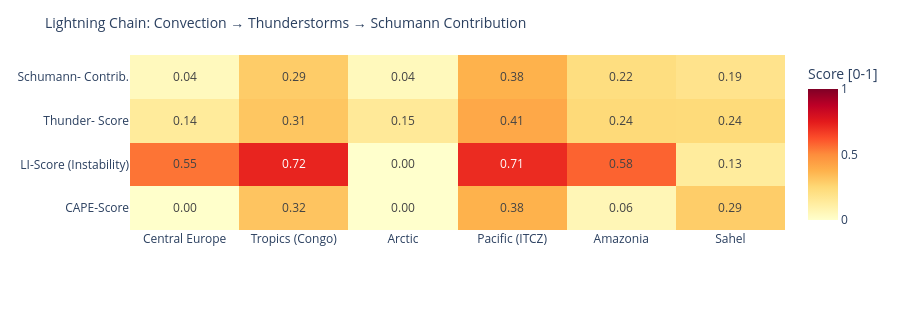

Notebook code for this chart:
### Code cell
# ============================================================
# LIGHTNING CHAIN: Convection → Thunderstorms → Schumann
# Shows the causal chain per measurement point as heatmap
# ============================================================

def cape_score(v):
    """CAPE → normalized score [0,1]"""
    if v is None or pd.isna(v): return 0.0
    return min(1.0, float(v) / 3000)

def li_score(v):
    """Lifted Index: negative = unstable → score [0,1]"""
    if v is None or pd.isna(v): return 0.3
    return min(1.0, max(0.0, (-float(v) + 6) / 12))

def cloud_score(v):
    if v is None or pd.isna(v): return 0.3
    return float(v) / 100

def thunder_score(row):
    """Kombinierter Gewitterwahrscheinlichkeits-Score
    CAPE + LI + Bedeckung + WMO-Gewitter + konvektiver Niederschlag (showers)
    Hinweis: X-Ray und Kp sind kein Bestandteil – nur geomagn./solarer Kontext.
    """
    cs = cape_score(row.get('cape'))
    ls = li_score(row.get('li'))
    cl = cloud_score(row.get('cloud'))
    t  = 1.0 if row.get('thunderstorm') else 0.0
    # Convective precipitation (showers) as additional indicator
    sh = min(1.0, (row.get('showers') or 0) / 5.0)
    return round(cs * 0.30 + ls * 0.25 + cl * 0.15 + t * 0.20 + sh * 0.10, 3)

def schumann_contribution(t_score, lat):
    """Schumann contribution: higher in tropics (±30°), scaled by thunderstorm score"""
    lat_weight = max(0.3, 1.0 - abs(lat) / 60)
    return round(t_score * lat_weight, 3)

df_atm['cape_score']   = df_atm.apply(lambda r: cape_score(r['cape']), axis=1)
df_atm['li_score']     = df_atm.apply(lambda r: li_score(r['li']),    axis=1)
df_atm['thunder_score']= df_atm.apply(lambda r: thunder_score(r.to_dict()), axis=1)
df_atm['schumann_contribution'] = df_atm.apply(
    lambda r: schumann_contribution(r['thunder_score'], r['lat']), axis=1)

metrics = ['cape_score', 'li_score', 'thunder_score', 'schumann_contribution']
labels  = ['CAPE-Score', 'LI-Score\n(Instability)', 'Thunder-\nScore', 'Schumann-\nContrib.']
z_data  = [df_atm[m].tolist() for m in metrics]

fig = go.Figure(go.Heatmap(
    z=z_data,
    x=df_atm['point'].tolist(),
    y=labels,
    colorscale='YlOrRd',
    zmin=0, zmax=1,
    text=[[f'{v:.2f}' for v in row] for row in z_data],
    texttemplate='%{text}', textfont=dict(size=12),
    colorbar=dict(title='Score [0-1]')
))
fig.update_layout(
    title=dict(text='Lightning Chain: Convection → Thunderstorms → Schumann Contribution', font=dict(size=14)),
    height=310,
    plot_bgcolor='rgba(0,0,0,0)', paper_bgcolor='rgba(0,0,0,0)',
    margin=dict(l=130, r=80, t=55, b=80)
)
fig.show()

### Figure 1 — Plotly figure (JSON) as saved in the notebook; plotly's stock layout.template omitted (floating-point values rounded to 4 significant figures)
{"data": [{"colorbar": {"title": {"text": "Score [0-1]"}}, "colorscale": [[0.0, "rgb(255,255,204)"], [0.125, "rgb(255,237,160)"], [0.25, "rgb(254,217,118)"], [0.375, "rgb(254,178,76)"], [0.5, "rgb(253,141,60)"], [0.625, "rgb(252,78,42)"], [0.75, "rgb(227,26,28)"], [0.875, "rgb(189,0,38)"], [1.0, "rgb(128,0,38)"]], "text": [["0.00", "0.32", "0.00", "0.38", "0.06", "0.29"], ["0.55", "0.72", "0.00", "0.71", "0.58", "0.13"], ["0.14", "0.31", "0.15", "0.41", "0.24", "0.24"], ["0.04", "0.29", "0.04", "0.38", "0.22", "0.19"]], "textfont": {"size": 12}, "texttemplate": "%{text}", "type": "heatmap", "x": ["Central Europe", "Tropics (Congo)", "Arctic", "Pacific (ITCZ)", "Amazonia", "Sahel"], "y": ["CAPE-Score", "LI-Score\n(Instability)", "Thunder-\nScore", "Schumann-\nContrib."], "z": [[0.003333, 0.3167, 0.0, 0.3767, 0.06333, 0.29], [0.55, 0.725, 0.0, 0.7083, 0.5833, 0.1333], [0.14, 0.312, 0.15, 0.409, 0.241, 0.237], [0.042, 0.291, 0.045, 0.375, 0.221, 0.186]], "zmax": 1, "zmin": 0}], "layout": {"height": 310, "margin": {"b": 80, "l": 130, "r": 80, "t": 55}, "paper_bgcolor": "rgba(0,0,0,0)", "plot_bgcolor": "rgba(0,0,0,0)", "title": {"font": {"size": 14}, "text": "Lightning Chain: Convection → Thunderstorms → Schumann Contribution"}}}
